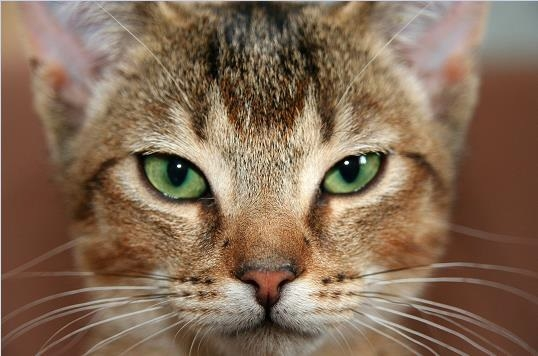
#> input picture mycat.jpg, 538 x 356 px
$ jupyter execute --allow-errors 'image cartooning using cv2.ipynb'   (shell and % lines are left out)
#> lines starting #> are read from the running program, lines starting #| are printed output that depends on the picture; after the words box and inside, x2 and y2 are one past the last pixel; in counts of white or black regions, pixels touching at a corner belong together
<a href="https://colab.research.google.com/github/yousufcs50/CV/blob/master/image%20cartooning%20using%20cv2.ipynb" target="_parent"></a>

## Computer Vision(CS 436, CS5310, EE513) Programming Assignment#3 Part#1

### Currently there are lots of professional cartoonizer applications available in the market but most of the them are not freeware, you don't need powerful rendering software or even years of experience to develop such an application(as you will see in this assignment) All you need is essentially a bilateral filter and some edge detection. You are allowed to use opencv for this assigment

## Step#1
### In this step we will be applying a bilateral filter on our input image. A bilateral filter is used for smoothening images and reducing noise, while preserving edges, because a bilateral filter smooths flat regions while keeping edges sharp, it is ideally suited to convert an RGB image into a cartoon. Unfortunately, bilateral filters are orders of magnitudes slower than other smoothing operators (e.g., Gaussian blur). Thus, if speed is important, it might be a good idea to operate on a down-scaled version of the original image first and then upscale it afterwards.

[cell 1]
#required imports
import matplotlib
from mpl_toolkits import mplot3d
from matplotlib import pyplot as plt
from matplotlib import cm
from matplotlib import image as mpimg
from matplotlib.pyplot import figure
import cv2
import numpy as np

[cell 2]
#TO DO
#step 1
#Use bilateral filter for edge-aware smoothing.

img_rgb = plt.imread("mycat.jpg")
#> img_rgb is the input picture: shape (356, 538, 3); mean R, G, B 132.5, 107.5, 85.9
num_down = 2 # number of downsampling steps
num_bilateral = 7 # number of bilateral filtering steps

# downsample image using Gaussian pyramid(see opencv 'pyrDown()' function)
img_color = img_rgb
for _ in range(num_down):
   img_color = cv2.pyrDown(img_color)
#> this loop made 2 passes
#> pass 1, `img_color = cv2.pyrDown(img_color)`:
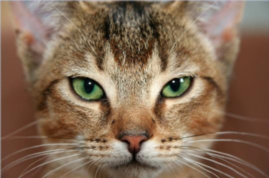
#> img_color: shape (178, 269, 3); mean R, G, B 132.5, 107.5, 85.9
#> pass 2, `img_color = cv2.pyrDown(img_color)`:
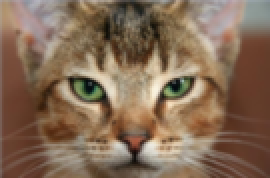
#> img_color: shape (89, 135, 3) (shown 2 times larger); mean R, G, B 132.4, 107.5, 86

# repeatedly apply small bilateral filter instead of
# applying one large filter
for _ in range(num_bilateral):
  img_color = cv2.bilateralFilter(img_color, d=9, sigmaColor=9, sigmaSpace=7)

# upsample image to original size (see opencv 'pyrUp()' function)
for _ in range(num_down):
  img_color = cv2.pyrUp(img_color)
#> this loop made 2 passes
#> pass 1, `img_color = cv2.pyrUp(img_color)`:
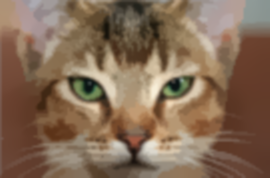
#> img_color: shape (178, 270, 3); mean R, G, B 132.3, 107.2, 85.6

## Step#2
### In this step we will blur the original image. This is considered as a pre-processing step before we move on towards the edge detection step. We will apply a median filter on the image, which replaces each pixel value with the median value of all the pixels in a small neighborhood.

[cell 3]
#TO DO
#step 2
# convert to grayscale and apply median blur
img_gray = cv2.cvtColor(img_rgb, cv2.COLOR_RGB2GRAY)
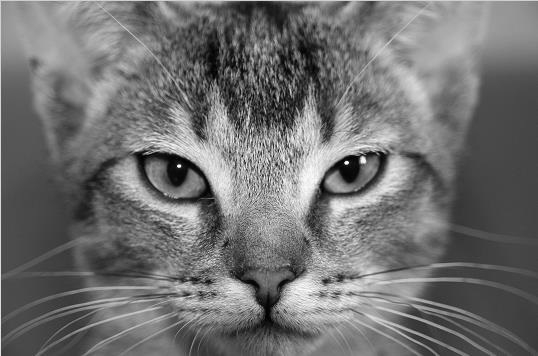
#> img_gray: shape (356, 538); min 0, max 254, mean 112.5
img_blur = cv2.medianBlur(img_gray, 7)
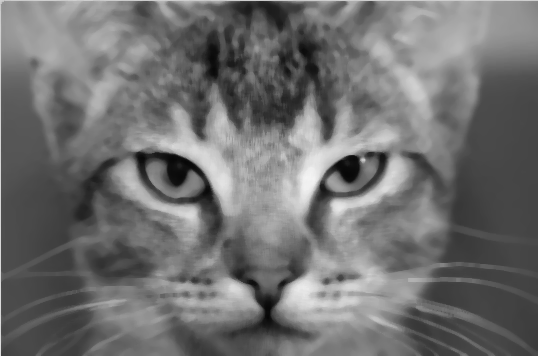
#> img_blur: shape (356, 538); min 6, max 244, mean 112.1
im2=img_blur

## Step#3

### In this step we will create an edge mask from the output produced in step#2 using adaptive thresholding

[cell 4]
#TO DO
#step 3
# detect and enhance edges(see opencv 'adaptiveThreshold()' function)
img_edge = cv2.adaptiveThreshold(img_blur, 255,
   cv2.ADAPTIVE_THRESH_MEAN_C,
   cv2.THRESH_BINARY,
   blockSize=9,
   C=2)
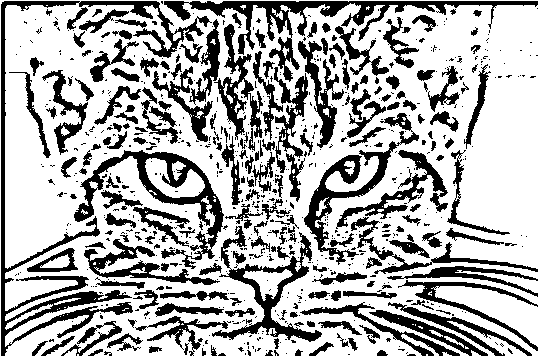
#> img_edge: shape (356, 538); 68.3% white; 733 black regions (530 under 20 px), largest, box (x1, y1, x2, y2) and area: (1, 1, 212, 356) 6246, (164, 1, 538, 82) 4433, (74, 150, 224, 269) 3539
